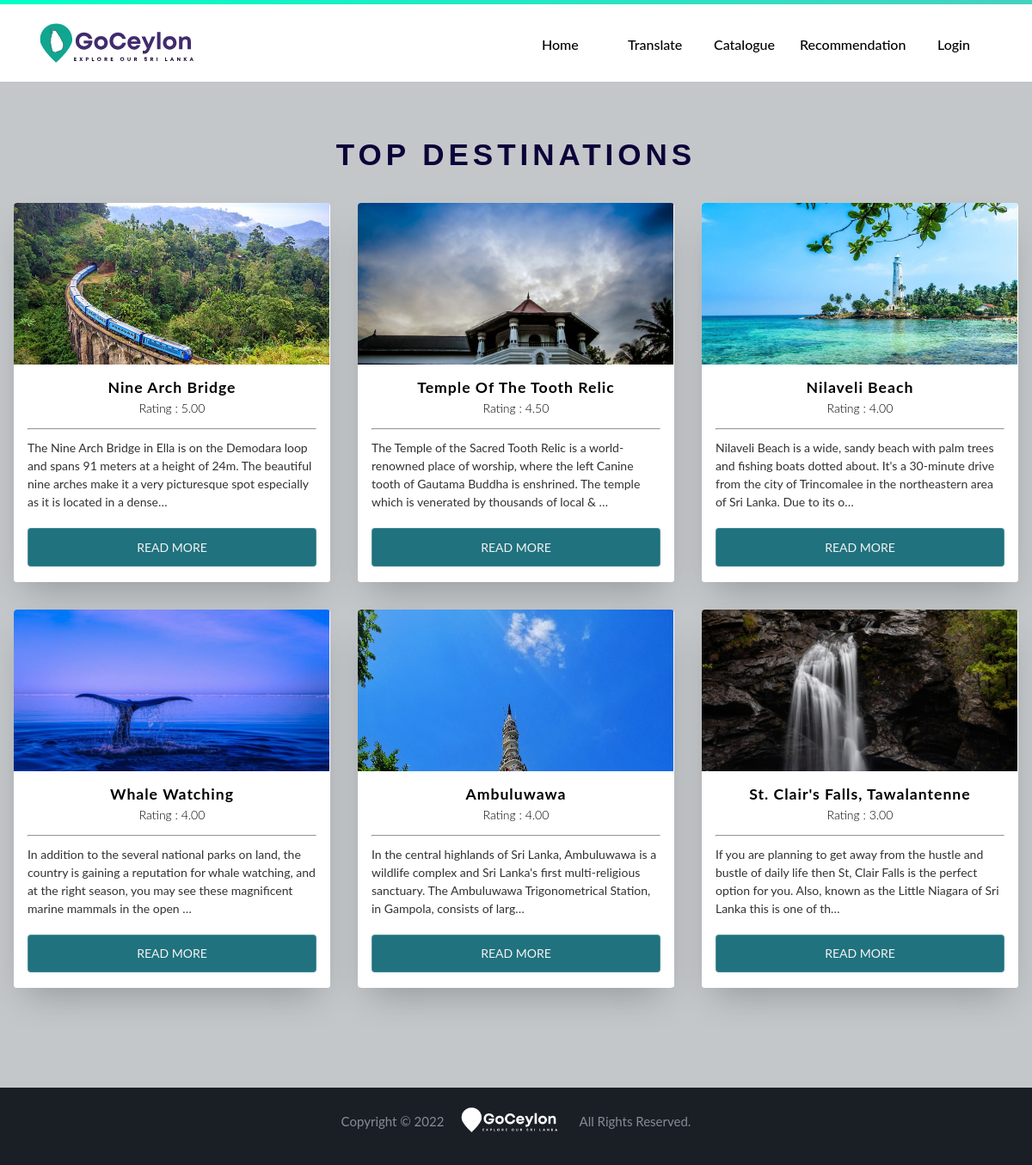
/recommendation/, run on the app's committed database.
### catalogue/models.py (models this page shows, shortened)
class Destination(models.Model):
     name = models.CharField(max_length=100, null=True)
     location= models.CharField(max_length=1000, null=True)
     image=models.ImageField(null=True,blank=False)
     description = models.TextField(max_length=3500, null=True)
     average_rate =models.DecimalField(null=True, max_digits=20, decimal_places=2)

### catalogue/views.py (the view)
# urls.py: path('recommendation/', recommendation_view, name='recommendation-view'),
def recommendation_view(request,*args, **kwargs):
    destinations = Destination.objects.all().order_by('-average_rate')
    context = {'destinations':destinations }
    return render(request, "recommendation.html",context)

### templates/recommendation.html (shortened to what this page needs)
{% extends 'base.html' %}
{% block content %}
{% load static %}
<!DOCTYPE html>
<head>
    <link rel="stylesheet" type="text/css" href="{% static '/css/recommendation.css' %}">
    <link rel="stylesheet" href="https://pro.fontawesome.com/releases/v5.10.0/css/all.css"/>
</head>
<body>
  <div class="main">
    <h1>TOP DESTINATIONS</h1>
    <ul class="cards">
      {% for destination in destinations %}
      <li class="cards_item">
        <div class="card">
          <div class="card_image"><img src="{{ destination.image.url }}"></div>
          <div class="card_content">
            <h2 class="card_title">{{ destination.name }}</h2>
            <h3>Rating : {{ destination.average_rate }}</h3>
            <hr>
            <p class="card_text">{{ destination.description|truncatechars:190 }}</p>
            <a href="{% url 'destination-view' destination.id %}"><button class="btn card_btn">Read More</button></a>
          </div>
        </div>
      </li>
      {% endfor %}
    </ul>
  </div>
</body>
</html>
{% endblock %}

### static/css/base.css (style rules this page uses)
* { margin: 0; padding: 0; box-sizing: border-box; font-family: 'Lato', 'Arial', sans-serif; }

### static/css/recommendation.css (style rules this page uses)
*, *::before, *::after { box-sizing: border-box; }
* { margin: 0; padding: 0; box-sizing: border-box; font-family: 'Lato', 'Arial', sans-serif; }
a:link { text-decoration: none; }
body { color: #000000; font-family: "Quicksand", serif; font-style: normal; font-weight: 400; letter-spacing: 0; padding: 0; }
body h1 { color: #0c0238; font-family: sans-serif; font-style: bold; font-weight: 600; letter-spacing: 5px; padding-bottom: 20px; }
.main { max-width: 1200px; margin: 0 auto; padding-top: 65px; padding-bottom: 100px; }
h1 { font-size: 35px; font-weight: 400; text-align: center; padding-bottom: 25px; }
.cards_item img { height: auto; max-width: 100%; vertical-align: middle; }
.card_image { width: 367px; height: 188px; object-fit: cover }
.btn { color: #f7f2f2; background-color: #1f727e; padding: 0.8rem; font-size: 14px; text-transform: uppercase; border-radius: 4px; font-weight: 400; display: block; width: 100%; cursor: pointer; border: 1px solid rgba(255, 255, 255, 0.2); margin-bottom: 2px; }
.cards { display: flex; flex-wrap: wrap; list-style: none; margin: 0; padding: 0; }
.cards_item { display: flex; padding: 1rem; }
@media (min-width: 40rem) { .cards_item { width: 50%; } }
@media (min-width: 56rem) { .cards_item { width: 33.3333%; } }
.card { background-color: white; border-radius: 0.25rem; box-shadow: 0 20px 40px -14px rgba(0, 0, 0, 0.25); display: flex; flex-direction: column; overflow: hidden; }
.card_content { padding: 1rem; background: linear-gradient(to bottom left, #ffffff 40%, #ffffff 100%); }
.card_content h3 { text-align: center; font-size: 14px; margin-bottom: 15px; font-weight: 300; }
.card_title { color: #000000; font-size: 1.1rem; font-weight: 700; letter-spacing: 1px; text-transform: capitalize; margin-bottom: -5px; }
.card_text { color: #333131; font-size: 0.875rem; line-height: 1.5; margin-bottom: 1.25rem; margin-top: 10px; font-weight: 400; }
.card_btn { align-self: flex-end; }
h2 { font-size: 25px; font-weight: 400; text-align: center; padding-bottom: 10px; }

### data on the page
Destination: image (picture), name "Nine Arch Bridge", average_rate "5.00", description "The Nine Arch Bridge in Ella is on the Demodara loop and spans 91 meters at a height of 24m. The beautiful nine arches make it a very picturesque spot especially as it is located in a dense…"
Destination: image (picture), name "Temple Of The Tooth Relic", average_rate "4.50", description "The Temple of the Sacred Tooth Relic is a world-renowned place of worship, where the left Canine tooth of Gautama Buddha is enshrined. The temple which is venerated by thousands of local & …"
Destination: image (picture), name "Nilaveli Beach", average_rate "4.00", description "Nilaveli Beach is a wide, sandy beach with palm trees and fishing boats dotted about. It's a 30-minute drive from the city of Trincomalee in the northeastern area of Sri Lanka. Due to its o…"
Destination: image (picture), name "Whale Watching", average_rate "4.00", description "In addition to the several national parks on land, the country is gaining a reputation for whale watching, and at the right season, you may see these magnificent marine mammals in the open …"
Destination: image (picture), name "Ambuluwawa", average_rate "4.00", description "In the central highlands of Sri Lanka, Ambuluwawa is a wildlife complex and Sri Lanka's first multi-religious sanctuary. The Ambuluwawa Trigonometrical Station, in Gampola, consists of larg…"
Destination: image (picture), name "St. Clair's Falls, Tawalantenne", average_rate "3.00", description "If you are planning to get away from the hustle and bustle of daily life then St, Clair Falls is the perfect option for you. Also, known as the Little Niagara of Sri Lanka this is one of th…"
